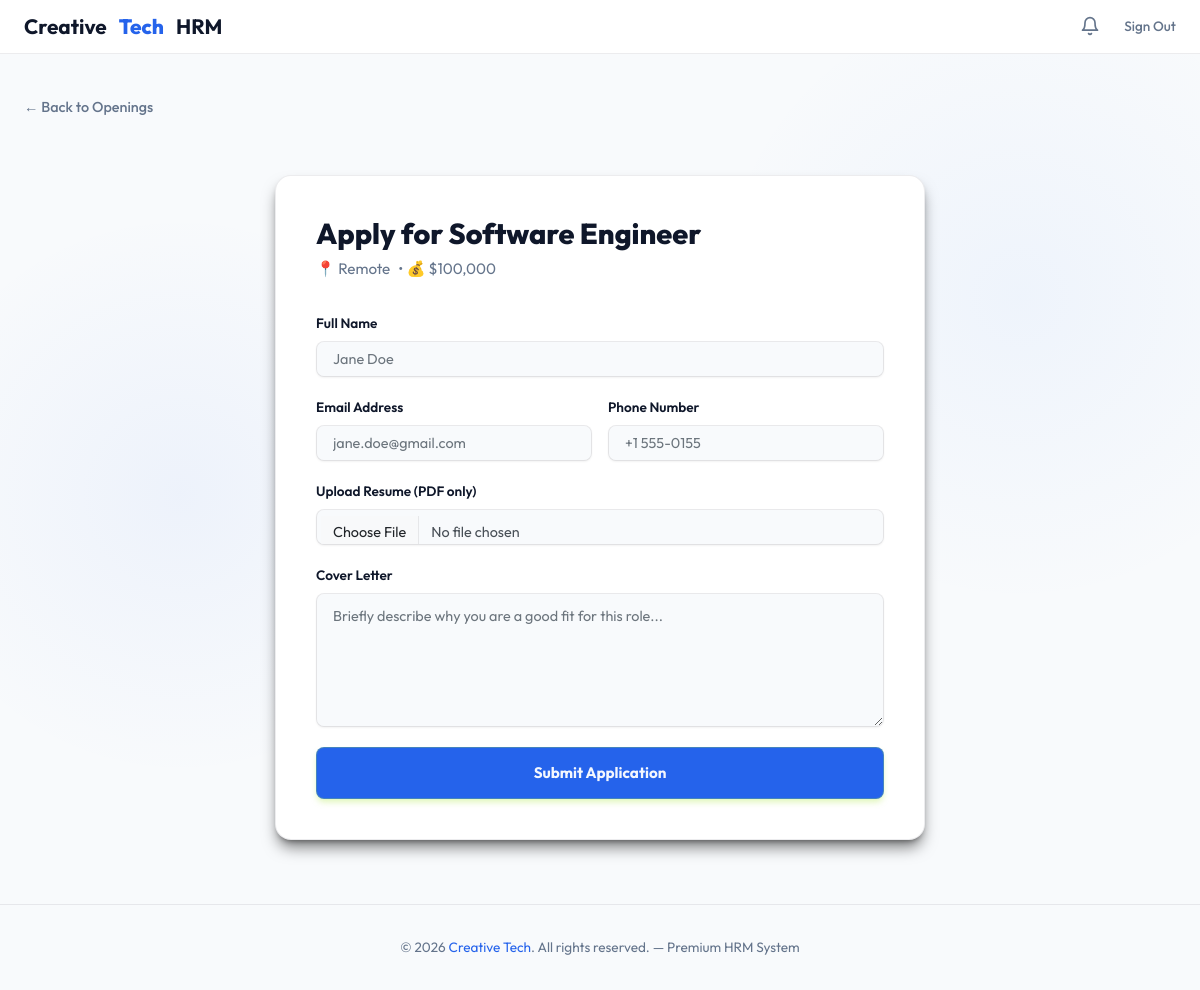
The page /careers/apply/1/ (signed in) on the database its author committed.
### employees/models.py (models this page shows, shortened)
class JobPosting(models.Model):
    title = models.CharField(max_length=200)
    description = models.TextField()
    requirements = models.TextField()
    location = models.CharField(max_length=100)
    salary_range = models.CharField(max_length=100, blank=True, null=True)
    is_active = models.BooleanField(default=True)
    created_at = models.DateTimeField(auto_now_add=True)

### employees/views.py (the view, shortened to what this page needs)
# urls.py: path('careers/apply/<int:job_id>/', views.apply_job, name='apply_job'),
def apply_job(request, job_id):
    job = get_object_or_404(JobPosting, id=job_id)
    return render(request, 'employees/apply_job.html', {'job': job})

### employees/context_processors.py (called while the page is built)
def admin_notifications(request):
    notifications_count = 0
    if request.user.is_authenticated and hasattr(request.user, 'employee') and request.user.employee.is_company_admin:
        notifications_count += LeaveRequest.objects.filter(status='Pending').count()
    return {'admin_notifications_count': notifications_count}

def global_notifications(request):
    if request.user.is_authenticated:
        unread_notifications = Notification.objects.filter(user=request.user, is_read=False).order_by('-created_at')
        all_notifications = Notification.objects.filter(user=request.user).order_by('-created_at')[:10]
        return {
            'user_notifications': all_notifications,
            'unread_notifications_count': unread_notifications.count()
        }
    return {}

### employees/templates/employees/apply_job.html (shortened to what this page needs)
{% extends 'employees/base.html' %}
{% block content %}
<div>
    <a href="{% url 'careers_list' %}" class="btn-back">← Back to Openings</a>
    <div class="apply-card">
        <h1 class="job-title">Apply for {{ job.title }}</h1>
        <div class="job-location">
            <span>📍 {{ job.location }}</span>
            {% if job.salary_range %}
                <span>&bull; 💰 {{ job.salary_range }}</span>
            {% endif %}
        </div>
        <form method="POST" enctype="multipart/form-data">
            <div class="form-group">
                <label for="candidate_name" class="form-label">Full Name</label>
                <input type="text" name="candidate_name" id="candidate_name" class="form-control" required placeholder="Jane Doe">
            </div>
            <div class="responsive-grid-half">
                <div class="form-group">
                    <label for="candidate_email" class="form-label">Email Address</label>
                    <input type="email" name="candidate_email" id="candidate_email" class="form-control" required placeholder="jane.doe@gmail.com">
                </div>
                <div class="form-group">
                    <label for="candidate_phone" class="form-label">Phone Number</label>
                    <input type="text" name="candidate_phone" id="candidate_phone" class="form-control" required placeholder="+1 555-0155">
                </div>
            </div>
            <div class="form-group">
                <label for="resume_pdf" class="form-label">Upload Resume (PDF only)</label>
                <input type="file" name="resume_pdf" id="resume_pdf" class="form-control" accept=".pdf" required>
            </div>
            <div class="form-group">
                <label for="cover_letter" class="form-label">Cover Letter</label>
                <textarea name="cover_letter" id="cover_letter" rows="5" class="form-control" required placeholder="Briefly describe why you are a good fit for this role..."></textarea>
            </div>
            <button type="submit" class="btn-submit">Submit Application</button>
        </form>
    </div>
</div>
{% endblock %}

### employees/templates/employees/base.html (style rules this page uses)
:root { --bg: #f8fafc; --bg-secondary: #f1f5f9; --card-bg: rgba(255, 255, 255, 0.95); --border: rgba(15, 23, 42, 0.08); --border-hover: rgba(15, 23, 42, 0.15); --primary: #2563eb; --primary-hover: #1d4ed8; --accent: #3b82f6; --text-main: #0f172a; --text-muted: #64748b; --success: #10b981; --success-bg: rgba(16, 185, 129, 0.1); --warning: #f59e0b; --warning-bg: rgba(245, 158, 11, 0.1); --danger: #ef4444; --danger-bg: rgba(239, 68, 68, 0.1); --radius: 12px; --shadow-md: 0 4px 6px -1px rgba(0, 0, 0, 0.5), 0 2px 4px -2px rgba(0, 0, 0, 0.5); --shadow-lg: 0 10px 15px -3px rgba(0, 0, 0, 0.5), 0 4px 6px -4px rgba(0, 0, 0, 0.5); }
* { box-sizing: border-box; margin: 0; padding: 0; font-family: 'Outfit', sans-serif; }
html, body { max-width: 100vw; overflow-x: hidden; }
body { background-color: var(--bg); color: var(--text-main); min-height: 100vh; display: flex; flex-direction: column; background-image: radial-gradient(circle at 15% 50%, rgba(37, 99, 235, 0.05), transparent 25%), radial-gradient(circle at 85% 30%, rgba(59, 130, 246, 0.05), transparent 25%); }
label { display: block; font-size: 0.85rem; font-weight: 500; margin-bottom: 0.4rem; color: var(--text-muted); }
input, select, textarea { width: 100%; padding: 0.65rem 1rem; background: #ffffff; border: 1.5px solid #64748b; border-radius: 8px; font-size: 0.9rem; color: var(--text-main); transition: all 0.2s; font-family: 'Outfit', sans-serif; box-shadow: 0 1px 2px rgba(0,0,0,0.05); }
.btn-submit, .btn-submit-leave, .btn-action-submit, .btn-approve { background: var(--primary); color: #ffffff; border: none; padding: 0.75rem 1.5rem; border-radius: 8px; font-weight: 600; font-size: 0.9rem; cursor: pointer; transition: all 0.2s; display: inline-block; text-decoration: none; text-align: center; }
.responsive-grid-half { display: grid; grid-template-columns: 1fr 1fr; gap: 1rem; }

### employees/templates/employees/apply_job.html (style rules this page uses)
.apply-card { background: white; border: 1px solid var(--border); border-radius: 1rem; box-shadow: var(--shadow-lg); max-width: 650px; margin: 2rem auto; padding: 2.5rem; }
.job-title { font-size: 1.8rem; font-weight: 800; color: var(--text-main); margin-bottom: 0.5rem; }
.job-location { color: var(--text-muted); font-size: 0.95rem; margin-bottom: 2rem; display: flex; gap: 0.5rem; }
.form-group { margin-bottom: 1.25rem; text-align: left; }
.form-label { display: block; font-size: 0.85rem; font-weight: 600; color: var(--text-main); margin-bottom: 0.5rem; }
.form-control { width: 100%; padding: 0.75rem 1rem; border: 1px solid var(--border); border-radius: 0.5rem; font-size: 0.9rem; background-color: var(--bg); transition: border-color 0.2s, box-shadow 0.2s; }
textarea.form-control { resize: vertical; }
.btn-submit { background-color: var(--primary); color: var(--card-bg); border: 1px solid rgba(163, 230, 53, 0.25); width: 100%; padding: 0.85rem; border-radius: 0.5rem; font-size: 0.95rem; font-weight: 700; cursor: pointer; transition: all 0.2s; box-shadow: 0 4px 6px -1px rgba(163, 230, 53, 0.35); }
.btn-back { display: inline-block; color: var(--text-muted); text-decoration: none; font-size: 0.9rem; margin-bottom: 1.5rem; font-weight: 500; }

### rows shown on the page
JobPosting: title "Software Engineer", location "Remote", salary_range "$100,000"
